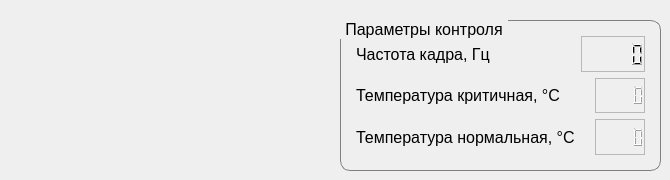
      <widget class="QWidget" name="page_3">
       <widget class="QGroupBox" name="groupBox_13">
        <property name="geometry">
         <rect>
          <x>340</x>
          <y>20</y>
          <width>321</width>
          <height>151</height>
         </rect>
        </property>
        <property name="font">
         <font>
          <family>Segoe UI</family>
          <pointsize>12</pointsize>
         </font>
        </property>
        <property name="styleSheet">
         <string notr="true">QGroupBox {
    border: 1px solid gray;
    border-radius:10px;
    margin-top: 4ex; /* leave space at the top for the title */
}

QGroupBox::title {
    subcontrol-origin: margin;
    subcontrol-position: top left; /* position at the top */
    padding:0 3px;
  
}</string>
        </property>
        <property name="title">
         <string>Параметры контроля</string>
        </property>
        <layout class="QVBoxLayout" name="verticalLayout_20">
         <property name="leftMargin">
          <number>15</number>
         </property>
         <property name="topMargin">
          <number>15</number>
         </property>
         <property name="rightMargin">
          <number>15</number>
         </property>
         <property name="bottomMargin">
          <number>15</number>
         </property>
         <item>
          <layout class="QHBoxLayout" name="horizontalLayout_45">
           <item>
            <widget class="QLabel" name="label_47">
             <property name="minimumSize">
              <size>
               <width>0</width>
               <height>0</height>
              </size>
             </property>
             <property name="font">
              <font>
               <family>Segoe UI</family>
               <pointsize>12</pointsize>
              </font>
             </property>
             <property name="text">
              <string>Частота кадра, Гц</string>
             </property>
            </widget>
           </item>
           <item>
            <spacer name="horizontalSpacer_12">
             <property name="orientation">
              <enum>Qt::Horizontal</enum>
             </property>
             <property name="sizeHint" stdset="0">
              <size>
               <width>40</width>
               <height>20</height>
              </size>
             </property>
            </spacer>
           </item>
           <item>
            <widget class="QLCDNumber" name="lcd_Zoom_Delta_2">
             <property name="minimumSize">
              <size>
               <width>50</width>
               <height>25</height>
              </size>
             </property>
             <property name="font">
              <font>
               <family>Segoe UI</family>
               <pointsize>12</pointsize>
              </font>
             </property>
             <property name="frameShape">
              <enum>QFrame::StyledPanel</enum>
             </property>
             <property name="lineWidth">
              <number>1</number>
             </property>
             <property name="digitCount">
              <number>5</number>
             </property>
            </widget>
           </item>
          </layout>
         </item>
         <item>
          <layout class="QHBoxLayout" name="horizontalLayout_46">
           <item>
            <widget class="QLabel" name="label_48">
             <property name="minimumSize">
              <size>
               <width>0</width>
               <height>0</height>
              </size>
             </property>
             <property name="font">
              <font>
               <family>Segoe UI</family>
               <pointsize>12</pointsize>
              </font>
             </property>
             <property name="text">
              <string>Температура критичная, °C </string>
             </property>
            </widget>
           </item>
           <item>
            <spacer name="horizontalSpacer_13">
             <property name="orientation">
              <enum>Qt::Horizontal</enum>
             </property>
             <property name="sizeHint" stdset="0">
              <size>
               <width>40</width>
               <height>20</height>
              </size>
             </property>
            </spacer>
           </item>
           <item>
            <widget class="QLCDNumber" name="lcd_Zoom_Delta_5">
             <property name="minimumSize">
              <size>
               <width>50</width>
               <height>25</height>
              </size>
             </property>
             <property name="font">
              <font>
               <family>Segoe UI</family>
               <pointsize>12</pointsize>
              </font>
             </property>
             <property name="frameShape">
              <enum>QFrame::StyledPanel</enum>
             </property>
             <property name="lineWidth">
              <number>1</number>
             </property>
             <property name="digitCount">
              <number>5</number>
             </property>
            </widget>
           </item>
          </layout>
         </item>
         <item>
          <layout class="QHBoxLayout" name="horizontalLayout_47">
           <item>
            <widget class="QLabel" name="label_49">
             <property name="minimumSize">
              <size>
               <width>0</width>
               <height>0</height>
              </size>
             </property>
             <property name="font">
              <font>
               <family>Segoe UI</family>
               <pointsize>12</pointsize>
              </font>
             </property>
             <property name="text">
              <string>Температура нормальная, °C </string>
             </property>
            </widget>
           </item>
           <item>
            <spacer name="horizontalSpacer_14">
             <property name="orientation">
              <enum>Qt::Horizontal</enum>
             </property>
             <property name="sizeHint" stdset="0">
              <size>
               <width>40</width>
               <height>20</height>
              </size>
             </property>
            </spacer>
           </item>
           <item>
            <widget class="QLCDNumber" name="lcd_Zoom_Delta_6">
             <property name="minimumSize">
              <size>
               <width>50</width>
               <height>25</height>
              </size>
             </property>
             <property name="font">
              <font>
               <family>Segoe UI</family>
               <pointsize>12</pointsize>
              </font>
             </property>
             <property name="frameShape">
              <enum>QFrame::StyledPanel</enum>
             </property>
             <property name="lineWidth">
              <number>1</number>
             </property>
             <property name="digitCount">
              <number>5</number>
             </property>
            </widget>
           </item>
          </layout>
         </item>
        </layout>
       </widget>
      </widget>
